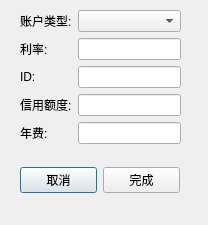
<?xml version="1.0" encoding="UTF-8"?>
<ui version="4.0">
 <class>CreateAccountDialog</class>
 <widget class="QDialog" name="CreateAccountDialog">
  <property name="geometry">
   <rect>
    <x>0</x>
    <y>0</y>
    <width>208</width>
    <height>225</height>
   </rect>
  </property>
  <property name="windowTitle">
   <string>创建账户</string>
  </property>
  <widget class="QWidget" name="formLayoutWidget">
   <property name="geometry">
    <rect>
     <x>20</x>
     <y>10</y>
     <width>161</width>
     <height>141</height>
    </rect>
   </property>
   <layout class="QFormLayout" name="formLayout_2">
    <item row="0" column="0">
     <widget class="QLabel" name="label_5">
      <property name="text">
       <string>账户类型:</string>
      </property>
     </widget>
    </item>
    <item row="0" column="1">
     <widget class="QComboBox" name="AccountTypeComoBox"/>
    </item>
    <item row="1" column="0">
     <widget class="QLabel" name="label_2">
      <property name="text">
       <string>利率:</string>
      </property>
     </widget>
    </item>
    <item row="1" column="1">
     <widget class="QLineEdit" name="IDLineEdit"/>
    </item>
    <item row="2" column="0">
     <widget class="QLabel" name="label">
      <property name="text">
       <string>ID:</string>
      </property>
     </widget>
    </item>
    <item row="2" column="1">
     <widget class="QLineEdit" name="RateLineEdit"/>
    </item>
    <item row="3" column="0">
     <widget class="QLabel" name="label_3">
      <property name="text">
       <string>信用额度:</string>
      </property>
     </widget>
    </item>
    <item row="3" column="1">
     <widget class="QLineEdit" name="CreditLineEdit"/>
    </item>
    <item row="4" column="0">
     <widget class="QLabel" name="label_4">
      <property name="text">
       <string>年费:</string>
      </property>
     </widget>
    </item>
    <item row="4" column="1">
     <widget class="QLineEdit" name="AnnualFeeLineEdit"/>
    </item>
   </layout>
  </widget>
  <widget class="QWidget" name="horizontalLayoutWidget">
   <property name="geometry">
    <rect>
     <x>20</x>
     <y>160</y>
     <width>160</width>
     <height>41</height>
    </rect>
   </property>
   <layout class="QHBoxLayout" name="horizontalLayout">
    <item>
     <widget class="QPushButton" name="cancleBtn">
      <property name="text">
       <string>取消</string>
      </property>
     </widget>
    </item>
    <item>
     <widget class="QPushButton" name="finishBtn">
      <property name="text">
       <string>完成</string>
      </property>
     </widget>
    </item>
   </layout>
  </widget>
 </widget>
 <resources/>
 <connections>
  <connection>
   <sender>cancleBtn</sender>
   <signal>clicked()</signal>
   <receiver>CreateAccountDialog</receiver>
   <slot>close()</slot>
   <hints>
    <hint type="sourcelabel">
     <x>157</x>
     <y>211</y>
    </hint>
    <hint type="destinationlabel">
     <x>106</x>
     <y>123</y>
    </hint>
   </hints>
  </connection>
 </connections>
</ui>
